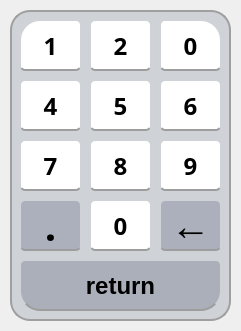
<?xml version="1.0" encoding="UTF-8"?>
<ui version="4.0">
 <class>MainWindow</class>
 <widget class="QMainWindow" name="MainWindow">
  <property name="geometry">
   <rect>
    <x>0</x>
    <y>0</y>
    <width>241</width>
    <height>331</height>
   </rect>
  </property>
  <property name="windowTitle">
   <string>MainWindow</string>
  </property>
  <widget class="QWidget" name="centralwidget">
   <widget class="QFrame" name="frame_2">
    <property name="geometry">
     <rect>
      <x>10</x>
      <y>10</y>
      <width>221</width>
      <height>311</height>
     </rect>
    </property>
    <property name="styleSheet">
     <string notr="true">border: 2px solid;
border-color: rgb(159, 159, 159, 255);
border-radius: 20px;
background-color: rgba(207,211,216,255);</string>
    </property>
    <property name="frameShape">
     <enum>QFrame::StyledPanel</enum>
    </property>
    <property name="frameShadow">
     <enum>QFrame::Raised</enum>
    </property>
    <widget class="QPushButton" name="pushButton_4">
     <property name="geometry">
      <rect>
       <x>150</x>
       <y>10</y>
       <width>61</width>
       <height>51</height>
      </rect>
     </property>
     <property name="font">
      <font>
       <family>Segoe UI Black</family>
       <pointsize>18</pointsize>
       <weight>75</weight>
       <bold>true</bold>
      </font>
     </property>
     <property name="cursor">
      <cursorShape>PointingHandCursor</cursorShape>
     </property>
     <property name="styleSheet">
      <string notr="true">#pushButton_4{
border: 2px solid;
border-left-color: none;
border-right-color: none;
border-top-color:  none;
border-bottom-color: rgb(157, 157, 157);
background-color: rgb(255, 255, 255);
border-radius: 5px;
border-top-right-radius: 20px;
}
#pushButton_4:hover{
background-color: rgb(200,207,215);
padding-bottom: 5px;
padding-right: 5px;
}
#pushButton_4:pressed {
padding-top:5px;
padding-left:5px;
background-color: rgba(171,176,188,255);
}

</string>
     </property>
     <property name="text">
      <string>0</string>
     </property>
    </widget>
    <widget class="QPushButton" name="pushButton">
     <property name="geometry">
      <rect>
       <x>10</x>
       <y>250</y>
       <width>201</width>
       <height>51</height>
      </rect>
     </property>
     <property name="font">
      <font>
       <family>Arial</family>
       <pointsize>18</pointsize>
       <weight>75</weight>
       <bold>true</bold>
      </font>
     </property>
     <property name="cursor">
      <cursorShape>PointingHandCursor</cursorShape>
     </property>
     <property name="styleSheet">
      <string notr="true">QPushButton#pushButton {
border: 2px solid;
border-left-color: none;
border-right-color: none;
border-top-color:  none;
border-bottom-color: rgb(157, 157, 157);
background-color: rgba(170,175,185,255);
border-radius:5px;
border-bottom-right-radius: 20px;
border-bottom-left-radius: 20px;
}

QPushButton#pushButton:hover{
background-color: rgb(153,156,156);
padding-bottom: 5px;
padding-right: 5px;
}

QPushButton#pushButton:pressed{
padding-left: 5px;
padding-top: 5px;
background-color: rgba(171,176,188,255);
}
</string>
     </property>
     <property name="text">
      <string>return</string>
     </property>
    </widget>
    <widget class="QPushButton" name="pushButton_2">
     <property name="geometry">
      <rect>
       <x>10</x>
       <y>10</y>
       <width>61</width>
       <height>51</height>
      </rect>
     </property>
     <property name="font">
      <font>
       <family>Segoe UI Black</family>
       <pointsize>18</pointsize>
       <weight>75</weight>
       <bold>true</bold>
      </font>
     </property>
     <property name="cursor">
      <cursorShape>PointingHandCursor</cursorShape>
     </property>
     <property name="styleSheet">
      <string notr="true">#pushButton_2{
border: 2px solid;
border-left-color: none;
border-right-color: none;
border-top-color:  none;
border-bottom-color: rgb(157, 157, 157);
background-color: rgb(255, 255, 255);
border-radius: 5px;
border-top-left-radius: 20px;

}
#pushButton_2:hover{
background-color: rgb(200,207,215);
padding-bottom: 5px;
padding-right: 5px;
}
#pushButton_2:pressed {
padding-top:5px;
padding-left:5px;
background-color: rgba(171,176,188,255);
}

</string>
     </property>
     <property name="text">
      <string>1</string>
     </property>
    </widget>
    <widget class="QPushButton" name="pushButton_3">
     <property name="geometry">
      <rect>
       <x>80</x>
       <y>10</y>
       <width>61</width>
       <height>51</height>
      </rect>
     </property>
     <property name="font">
      <font>
       <family>Segoe UI Black</family>
       <pointsize>18</pointsize>
       <weight>75</weight>
       <bold>true</bold>
      </font>
     </property>
     <property name="cursor">
      <cursorShape>PointingHandCursor</cursorShape>
     </property>
     <property name="styleSheet">
      <string notr="true">#pushButton_3{

background-color: rgb(255, 255, 255);
border-radius: 5px;
border: 2px solid;
border-left-color: none;
border-right-color: none;
border-top-color:  none;
border-bottom-color: rgb(157, 157, 157);
}
#pushButton_3:hover{
background-color: rgb(200,207,215);
padding-bottom: 5px;
padding-right: 5px;
}
#pushButton_3:pressed {
padding-top:5px;
padding-left:5px;
background-color: rgba(171,176,188,255);
}

</string>
     </property>
     <property name="text">
      <string>2</string>
     </property>
    </widget>
    <widget class="QPushButton" name="pushButton_5">
     <property name="geometry">
      <rect>
       <x>80</x>
       <y>190</y>
       <width>61</width>
       <height>51</height>
      </rect>
     </property>
     <property name="font">
      <font>
       <family>Segoe UI Black</family>
       <pointsize>18</pointsize>
       <weight>75</weight>
       <bold>true</bold>
      </font>
     </property>
     <property name="cursor">
      <cursorShape>PointingHandCursor</cursorShape>
     </property>
     <property name="styleSheet">
      <string notr="true">#pushButton_5{
border: 2px solid;
border-left-color: none;
border-right-color: none;
border-top-color:  none;
border-bottom-color: rgb(157, 157, 157);
background-color: rgb(255, 255, 255);
border-radius: 5px;
}
#pushButton_5:hover{
background-color: rgb(200,207,215);
padding-bottom: 5px;
padding-right: 5px;
}
#pushButton_5:pressed {
padding-top:5px;
padding-left:5px;
background-color: rgba(171,176,188,255);
}

</string>
     </property>
     <property name="text">
      <string>0</string>
     </property>
    </widget>
    <widget class="QPushButton" name="pushButton_6">
     <property name="geometry">
      <rect>
       <x>10</x>
       <y>70</y>
       <width>61</width>
       <height>51</height>
      </rect>
     </property>
     <property name="font">
      <font>
       <family>Segoe UI Black</family>
       <pointsize>18</pointsize>
       <weight>75</weight>
       <bold>true</bold>
      </font>
     </property>
     <property name="cursor">
      <cursorShape>PointingHandCursor</cursorShape>
     </property>
     <property name="styleSheet">
      <string notr="true">#pushButton_6{
border: 2px solid;
border-left-color: none;
border-right-color: none;
border-top-color:  none;
border-bottom-color: rgb(157, 157, 157);
background-color: rgb(255, 255, 255);
border-radius: 5px;
}
#pushButton_6:hover{
background-color: rgb(200,207,215);
padding-bottom: 5px;
padding-right: 5px;
}
#pushButton_6:pressed {
padding-top:5px;
padding-left:5px;
background-color: rgba(171,176,188,255);
}

</string>
     </property>
     <property name="text">
      <string>4</string>
     </property>
    </widget>
    <widget class="QPushButton" name="pushButton_7">
     <property name="geometry">
      <rect>
       <x>80</x>
       <y>70</y>
       <width>61</width>
       <height>51</height>
      </rect>
     </property>
     <property name="font">
      <font>
       <family>Segoe UI Black</family>
       <pointsize>18</pointsize>
       <weight>75</weight>
       <bold>true</bold>
      </font>
     </property>
     <property name="cursor">
      <cursorShape>PointingHandCursor</cursorShape>
     </property>
     <property name="styleSheet">
      <string notr="true">#pushButton_7{
border: 2px solid;
border-left-color: none;
border-right-color: none;
border-top-color:  none;
border-bottom-color: rgb(157, 157, 157);
background-color: rgb(255, 255, 255);
border-radius: 5px;
}
#pushButton_7:hover{
background-color: rgb(200,207,215);
padding-bottom: 5px;
padding-right: 5px;
}

#pushButton_7:pressed {
padding-top:5px;
padding-left:5px;
background-color: rgba(171,176,188,255);
}

</string>
     </property>
     <property name="text">
      <string>5</string>
     </property>
    </widget>
    <widget class="QPushButton" name="pushButton_8">
     <property name="geometry">
      <rect>
       <x>150</x>
       <y>70</y>
       <width>61</width>
       <height>51</height>
      </rect>
     </property>
     <property name="font">
      <font>
       <family>Segoe UI Black</family>
       <pointsize>18</pointsize>
       <weight>75</weight>
       <bold>true</bold>
      </font>
     </property>
     <property name="cursor">
      <cursorShape>PointingHandCursor</cursorShape>
     </property>
     <property name="styleSheet">
      <string notr="true">#pushButton_8{
border: 2px solid;
border-left-color: none;
border-right-color: none;
border-top-color:  none;
border-bottom-color: rgb(157, 157, 157);
background-color: rgb(255, 255, 255);
border-radius: 5px;
}
#pushButton_8:hover{
background-color: rgb(200,207,215);
padding-bottom: 5px;
padding-right: 5px;
}
#pushButton_8:pressed {
padding-top:5px;
padding-left:5px;
background-color: rgba(171,176,188,255);
}

</string>
     </property>
     <property name="text">
      <string>6</string>
     </property>
    </widget>
    <widget class="QPushButton" name="pushButton_9">
     <property name="geometry">
      <rect>
       <x>10</x>
       <y>130</y>
       <width>61</width>
       <height>51</height>
      </rect>
     </property>
     <property name="font">
      <font>
       <family>Segoe UI Black</family>
       <pointsize>18</pointsize>
       <weight>75</weight>
       <bold>true</bold>
      </font>
     </property>
     <property name="cursor">
      <cursorShape>PointingHandCursor</cursorShape>
     </property>
     <property name="styleSheet">
      <string notr="true">#pushButton_9{
border: 2px solid;
border-left-color: none;
border-right-color: none;
border-top-color:  none;
border-bottom-color: rgb(157, 157, 157);
background-color: rgb(255, 255, 255);
border-radius: 5px;
}
#pushButton_9:hover{
background-color: rgb(200,207,215);
padding-bottom: 5px;
padding-right: 5px;
}
#pushButton_9:pressed {
padding-top:5px;
padding-left:5px;
background-color: rgba(171,176,188,255);
}

</string>
     </property>
     <property name="text">
      <string>7</string>
     </property>
    </widget>
    <widget class="QPushButton" name="pushButton_10">
     <property name="geometry">
      <rect>
       <x>80</x>
       <y>130</y>
       <width>61</width>
       <height>51</height>
      </rect>
     </property>
     <property name="font">
      <font>
       <family>Segoe UI Black</family>
       <pointsize>18</pointsize>
       <weight>75</weight>
       <bold>true</bold>
      </font>
     </property>
     <property name="cursor">
      <cursorShape>PointingHandCursor</cursorShape>
     </property>
     <property name="styleSheet">
      <string notr="true">#pushButton_10{
border: 2px solid;
border-left-color: none;
border-right-color: none;
border-top-color:  none;
border-bottom-color: rgb(157, 157, 157);
background-color: rgb(255, 255, 255);
border-radius: 5px;
}
#pushButton_10:hover{
background-color: rgb(200,207,215);
padding-bottom: 5px;
padding-right: 5px;
}
#pushButton_10:pressed {
padding-top:5px;
padding-left:5px;
background-color: rgba(171,176,188,255);
}

</string>
     </property>
     <property name="text">
      <string>8</string>
     </property>
    </widget>
    <widget class="QPushButton" name="pushButton_11">
     <property name="geometry">
      <rect>
       <x>150</x>
       <y>130</y>
       <width>61</width>
       <height>51</height>
      </rect>
     </property>
     <property name="font">
      <font>
       <family>Segoe UI Black</family>
       <pointsize>18</pointsize>
       <weight>75</weight>
       <bold>true</bold>
      </font>
     </property>
     <property name="cursor">
      <cursorShape>PointingHandCursor</cursorShape>
     </property>
     <property name="styleSheet">
      <string notr="true">#pushButton_11{
border: 2px solid;
border-left-color: none;
border-right-color: none;
border-top-color:  none;
border-bottom-color: rgb(157, 157, 157);
background-color: rgb(255, 255, 255);
border-radius: 5px;
}
#pushButton_11:hover{
background-color: rgb(200,207,215);
padding-bottom: 5px;
padding-right: 5px;
}
#pushButton_11:pressed {
padding-top:5px;
padding-left:5px;
background-color: rgba(171,176,188,255);
}

</string>
     </property>
     <property name="text">
      <string>9</string>
     </property>
    </widget>
    <widget class="QPushButton" name="pushButton_21">
     <property name="geometry">
      <rect>
       <x>10</x>
       <y>190</y>
       <width>61</width>
       <height>51</height>
      </rect>
     </property>
     <property name="font">
      <font>
       <family>Segoe UI Black</family>
       <pointsize>30</pointsize>
       <weight>75</weight>
       <bold>true</bold>
      </font>
     </property>
     <property name="cursor">
      <cursorShape>PointingHandCursor</cursorShape>
     </property>
     <property name="styleSheet">
      <string notr="true">#pushButton_21{
border: 2px solid;
border-left-color: none;
border-right-color: none;
border-top-color:  none;
border-bottom-color: rgb(157, 157, 157);
background-color: rgba(171,176,188,255);
border-radius: 5px;


}

#pushButton_21:hover{
background-color: rgb(153,156,156);
padding-bottom: 5px;
padding-right: 5px;
}
#pushButton_21:pressed {
padding-top:5px;
padding-left:5px;
background-color: rgb(255, 255, 255);
}

</string>
     </property>
     <property name="text">
      <string>.</string>
     </property>
    </widget>
    <widget class="QPushButton" name="pushButton_29">
     <property name="geometry">
      <rect>
       <x>150</x>
       <y>190</y>
       <width>61</width>
       <height>51</height>
      </rect>
     </property>
     <property name="font">
      <font>
       <family>Arial</family>
       <pointsize>30</pointsize>
       <weight>75</weight>
       <bold>true</bold>
      </font>
     </property>
     <property name="cursor">
      <cursorShape>PointingHandCursor</cursorShape>
     </property>
     <property name="styleSheet">
      <string notr="true">#pushButton_29{
border: 2px solid;
border-left-color: none;
border-right-color: none;
border-top-color:  none;
border-bottom-color: rgb(157, 157, 157);
background-color:  rgba(171,176,188,255);
border-radius: 5px;
}
#pushButton_29:hover{
background-color: rgb(153,156,156);
padding-bottom: 5px;
padding-right: 5px;
}

#pushButton_29:pressed {
padding-bottom: 10px;
padding-right: 10px;
background-color:rgba(171,176,188,255);
}

</string>
     </property>
     <property name="text">
      <string>←</string>
     </property>
    </widget>
   </widget>
  </widget>
 </widget>
 <resources/>
 <connections/>
</ui>
